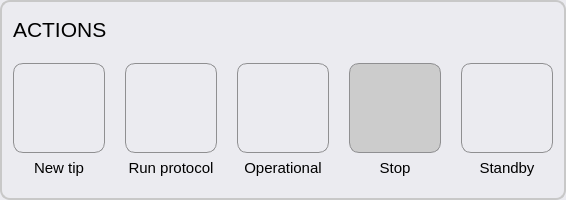
                <widget class="QGroupBox" name="groupBox_action">
                 <property name="sizePolicy">
                  <sizepolicy hsizetype="Preferred" vsizetype="Minimum">
                   <horstretch>0</horstretch>
                   <verstretch>0</verstretch>
                  </sizepolicy>
                 </property>
                 <property name="minimumSize">
                  <size>
                   <width>280</width>
                   <height>200</height>
                  </size>
                 </property>
                 <property name="maximumSize">
                  <size>
                   <width>16777215</width>
                   <height>16777215</height>
                  </size>
                 </property>
                 <property name="styleSheet">
                  <string notr="true">QGroupBox { 
     border: 2px solid  rgb(200, 200, 200); ; 
     border-radius: 10px; 
    color: rgb(80, 80, 80);
    background-color: rgb(235, 235, 240);
 } 

 QPushButton {
     border: 1px solid #8f8f91;
     border-radius: 10px;
     background-color: qlineargradient(x1: 0, y1: 0, x2: 0, y2: 1,
                                       stop: 0 #f6f7fa, stop: 1 #dadbde);
     min-width: 90px;
 }

QPushButton:focus:pressed{
     background-color: qlineargradient(x1: 0, y1: 0, x2: 0, y2: 1,
                                       stop: 0 #F0FFF0, stop: 1 #f6f7fa);
 }

 QPushButton:hover {
     background-color: qlineargradient(x1: 0, y1: 0, x2: 0, y2: 1,
                                       stop: 0 #f6f7fa, stop: 1 #F0FFF0);
 }

QPushButton:disabled{ background-color: #CCCCCC; }

 QPushButton:flat {
     border: none; /* no border for a flat push button */
 }

 QPushButton:default {
     border-color: navy; /* make the default button prominent */
 }</string>
                 </property>
                 <property name="title">
                  <string/>
                 </property>
                 <property name="flat">
                  <bool>false</bool>
                 </property>
                 <layout class="QGridLayout" name="gridLayout_22">
                  <property name="topMargin">
                   <number>0</number>
                  </property>
                  <property name="horizontalSpacing">
                   <number>20</number>
                  </property>
                  <item row="3" column="4">
                   <widget class="QPushButton" name="pushButton_standby">
                    <property name="minimumSize">
                     <size>
                      <width>92</width>
                      <height>90</height>
                     </size>
                    </property>
                    <property name="toolTip">
                     <string>&lt;html&gt;&lt;head/&gt;&lt;body&gt;&lt;p&gt;Shutdown button, it runs the following commands: &lt;br/&gt;&lt;br/&gt;allOff()&lt;br/&gt;setPon(0)&lt;br/&gt;setPoff(0)&lt;br/&gt;sleep(10)&lt;br/&gt;setVswitch(0)&lt;br/&gt;setVrecirc(0)&lt;br/&gt;sleep(15)&lt;br/&gt;pumpsOff()&lt;br/&gt;&lt;/p&gt;&lt;/body&gt;&lt;/html&gt;</string>
                    </property>
                    <property name="whatsThis">
                     <string>&lt;html&gt;&lt;head/&gt;&lt;body&gt;&lt;p&gt;Shutdown button, it runs the following commands: &lt;br/&gt;&lt;br/&gt;
allOff()&lt;br/&gt;
setPon(0)&lt;br/&gt;
setPoff(0)&lt;br/&gt;
sleep(10)&lt;br/&gt;
setVswitch(0)&lt;br/&gt;
setVrecirc(0)&lt;br/&gt;
sleep(15)&lt;br/&gt;
pumpsOff()&lt;br/&gt;
&lt;/p&gt;&lt;/body&gt;&lt;/html&gt;</string>
                    </property>
                    <property name="styleSheet">
                     <string notr="true"/>
                    </property>
                    <property name="text">
                     <string/>
                    </property>
                    <property name="icon">
                     <iconset resource="resources.qrc">
                      <normaloff>:/icons/shutdown.png</normaloff>:/icons/shutdown.png</iconset>
                    </property>
                    <property name="iconSize">
                     <size>
                      <width>60</width>
                      <height>60</height>
                     </size>
                    </property>
                    <property name="checkable">
                     <bool>false</bool>
                    </property>
                    <property name="checked">
                     <bool>false</bool>
                    </property>
                   </widget>
                  </item>
                  <item row="3" column="0">
                   <widget class="QPushButton" name="pushButton_newTip">
                    <property name="minimumSize">
                     <size>
                      <width>92</width>
                      <height>90</height>
                     </size>
                    </property>
                    <property name="toolTip">
                     <string>New tip button</string>
                    </property>
                    <property name="styleSheet">
                     <string notr="true"/>
                    </property>
                    <property name="text">
                     <string/>
                    </property>
                    <property name="icon">
                     <iconset resource="resources.qrc">
                      <normaloff>:/icons/newTip.png</normaloff>:/icons/newTip.png</iconset>
                    </property>
                    <property name="iconSize">
                     <size>
                      <width>60</width>
                      <height>60</height>
                     </size>
                    </property>
                    <property name="checkable">
                     <bool>false</bool>
                    </property>
                   </widget>
                  </item>
                  <item row="3" column="3">
                   <widget class="QPushButton" name="pushButton_stop">
                    <property name="enabled">
                     <bool>false</bool>
                    </property>
                    <property name="minimumSize">
                     <size>
                      <width>92</width>
                      <height>90</height>
                     </size>
                    </property>
                    <property name="toolTip">
                     <string>&lt;html&gt;&lt;head/&gt;&lt;body&gt;&lt;p&gt;Stop button: If one of the solutions is flowing, it will stop the flow&lt;/p&gt;&lt;/body&gt;&lt;/html&gt;</string>
                    </property>
                    <property name="whatsThis">
                     <string>&lt;html&gt;&lt;head/&gt;&lt;body&gt;&lt;p&gt;Stop button, it runs the following commands: &lt;br/&gt;&lt;br/&gt;
closeAllValves()&lt;br/&gt;
&lt;/p&gt;&lt;/body&gt;&lt;/html&gt;</string>
                    </property>
                    <property name="styleSheet">
                     <string notr="true"/>
                    </property>
                    <property name="text">
                     <string/>
                    </property>
                    <property name="icon">
                     <iconset resource="resources.qrc">
                      <normaloff>:/icons/stop.png</normaloff>:/icons/stop.png</iconset>
                    </property>
                    <property name="iconSize">
                     <size>
                      <width>60</width>
                      <height>60</height>
                     </size>
                    </property>
                   </widget>
                  </item>
                  <item row="3" column="2">
                   <widget class="QPushButton" name="pushButton_operational">
                    <property name="minimumSize">
                     <size>
                      <width>92</width>
                      <height>90</height>
                     </size>
                    </property>
                    <property name="toolTip">
                     <string>&lt;html&gt;&lt;head/&gt;&lt;body&gt;&lt;p&gt;Operational mode button, it runs the following commands: &lt;br/&gt;&lt;br/&gt;allOff()&lt;br/&gt;setVswitch(-115)&lt;br/&gt;setVrecirc(-115)&lt;br/&gt;sleep(5)&lt;br/&gt;setPoff(21)&lt;br/&gt;setPon(190)&lt;br/&gt;&lt;/p&gt;&lt;/body&gt;&lt;/html&gt;</string>
                    </property>
                    <property name="whatsThis">
                     <string>&lt;html&gt;&lt;head/&gt;&lt;body&gt;&lt;p&gt;Operational mode button, it runs the following commands: &lt;br/&gt;&lt;br/&gt;allOff()&lt;br/&gt;setVswitch(-115)&lt;br/&gt;setVrecirc(-115)&lt;br/&gt;sleep(5)&lt;br/&gt;setPoff(21)&lt;br/&gt;setPon(190)&lt;br/&gt;
&lt;/p&gt;&lt;/body&gt;&lt;/html&gt;</string>
                    </property>
                    <property name="styleSheet">
                     <string notr="true"/>
                    </property>
                    <property name="text">
                     <string/>
                    </property>
                    <property name="icon">
                     <iconset resource="resources.qrc">
                      <normaloff>:/icons/run.png</normaloff>:/icons/run.png</iconset>
                    </property>
                    <property name="iconSize">
                     <size>
                      <width>60</width>
                      <height>60</height>
                     </size>
                    </property>
                   </widget>
                  </item>
                  <item row="4" column="2">
                   <widget class="QLabel" name="label_action_operational">
                    <property name="font">
                     <font>
                      <pointsize>11</pointsize>
                     </font>
                    </property>
                    <property name="styleSheet">
                     <string notr="true"/>
                    </property>
                    <property name="text">
                     <string>Operational</string>
                    </property>
                    <property name="alignment">
                     <set>Qt::AlignHCenter|Qt::AlignTop</set>
                    </property>
                   </widget>
                  </item>
                  <item row="1" column="0" colspan="3">
                   <widget class="QLabel" name="label_action_title">
                    <property name="minimumSize">
                     <size>
                      <width>0</width>
                      <height>55</height>
                     </size>
                    </property>
                    <property name="font">
                     <font>
                      <pointsize>16</pointsize>
                     </font>
                    </property>
                    <property name="styleSheet">
                     <string notr="true"/>
                    </property>
                    <property name="text">
                     <string>ACTIONS</string>
                    </property>
                    <property name="alignment">
                     <set>Qt::AlignLeading|Qt::AlignLeft|Qt::AlignVCenter</set>
                    </property>
                   </widget>
                  </item>
                  <item row="4" column="4">
                   <widget class="QLabel" name="label_action_standby">
                    <property name="font">
                     <font>
                      <pointsize>11</pointsize>
                     </font>
                    </property>
                    <property name="styleSheet">
                     <string notr="true"/>
                    </property>
                    <property name="text">
                     <string>Standby</string>
                    </property>
                    <property name="alignment">
                     <set>Qt::AlignHCenter|Qt::AlignTop</set>
                    </property>
                   </widget>
                  </item>
                  <item row="4" column="3">
                   <widget class="QLabel" name="label_action_stop">
                    <property name="font">
                     <font>
                      <pointsize>11</pointsize>
                     </font>
                    </property>
                    <property name="styleSheet">
                     <string notr="true"/>
                    </property>
                    <property name="text">
                     <string>Stop</string>
                    </property>
                    <property name="alignment">
                     <set>Qt::AlignHCenter|Qt::AlignTop</set>
                    </property>
                   </widget>
                  </item>
                  <item row="4" column="0">
                   <widget class="QLabel" name="label_action_newtip">
                    <property name="font">
                     <font>
                      <pointsize>11</pointsize>
                     </font>
                    </property>
                    <property name="styleSheet">
                     <string notr="true"/>
                    </property>
                    <property name="text">
                     <string>New tip</string>
                    </property>
                    <property name="alignment">
                     <set>Qt::AlignHCenter|Qt::AlignTop</set>
                    </property>
                   </widget>
                  </item>
                  <item row="3" column="1">
                   <widget class="QPushButton" name="pushButton_runMacro">
                    <property name="minimumSize">
                     <size>
                      <width>92</width>
                      <height>90</height>
                     </size>
                    </property>
                    <property name="toolTip">
                     <string>&lt;html&gt;&lt;head/&gt;&lt;body&gt;&lt;p&gt;Run macro runs the macro that can be loaded in the tools window&lt;/p&gt;&lt;/body&gt;&lt;/html&gt;</string>
                    </property>
                    <property name="whatsThis">
                     <string>&lt;html&gt;&lt;head/&gt;&lt;body&gt;&lt;p&gt;Run macro runs the macro that can be loaded in the tools window&lt;/p&gt;&lt;/body&gt;&lt;/html&gt;</string>
                    </property>
                    <property name="styleSheet">
                     <string notr="true"/>
                    </property>
                    <property name="text">
                     <string/>
                    </property>
                    <property name="icon">
                     <iconset resource="resources.qrc">
                      <normaloff>:/icons/play.png</normaloff>:/icons/play.png</iconset>
                    </property>
                    <property name="iconSize">
                     <size>
                      <width>60</width>
                      <height>60</height>
                     </size>
                    </property>
                   </widget>
                  </item>
                  <item row="4" column="1">
                   <widget class="QLabel" name="label_runMacro">
                    <property name="font">
                     <font>
                      <pointsize>11</pointsize>
                     </font>
                    </property>
                    <property name="styleSheet">
                     <string notr="true"/>
                    </property>
                    <property name="text">
                     <string>Run protocol</string>
                    </property>
                    <property name="alignment">
                     <set>Qt::AlignHCenter|Qt::AlignTop</set>
                    </property>
                   </widget>
                  </item>
                 </layout>
                </widget>
